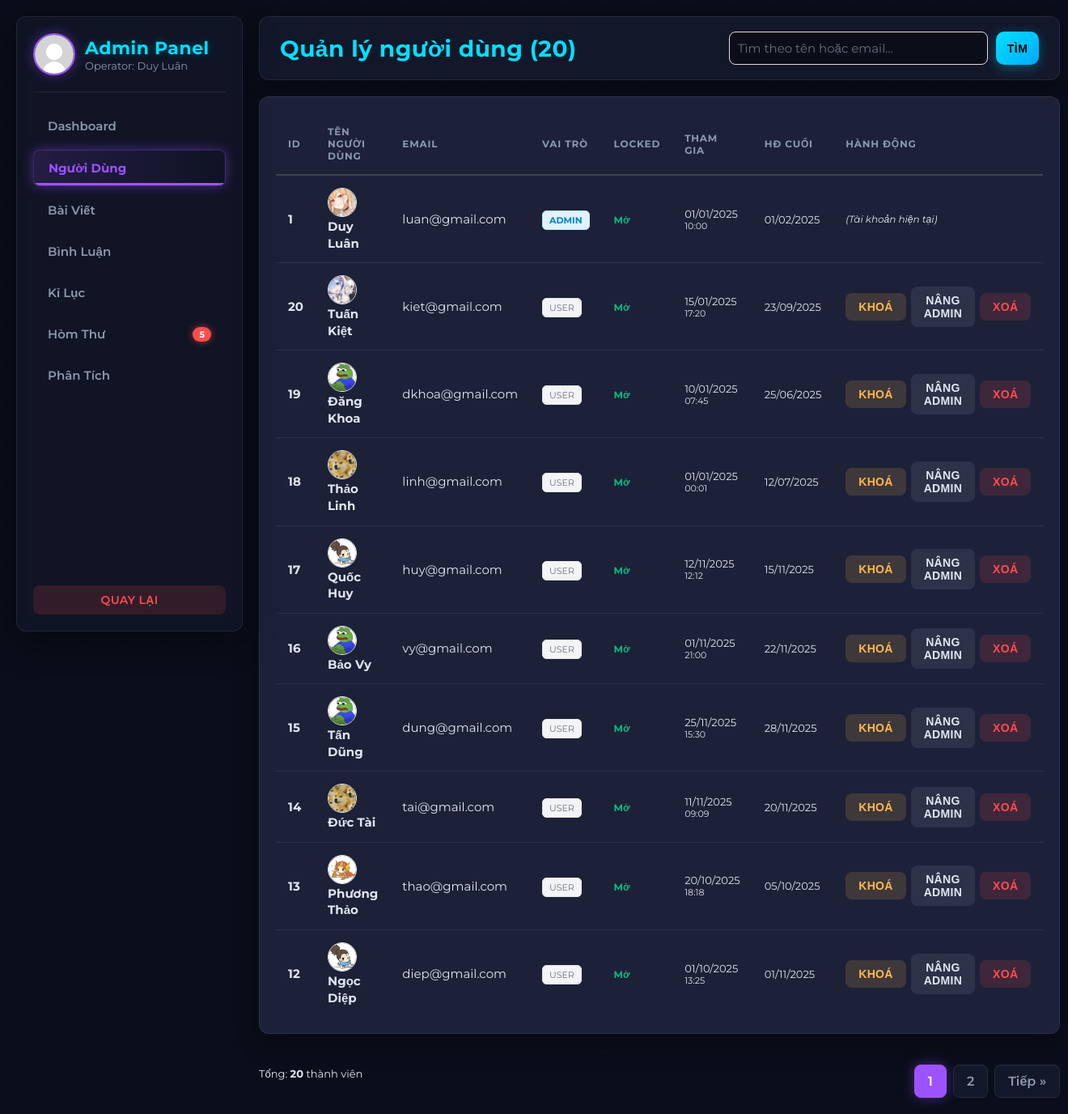
Screenshot of /admin/admin_users.php (signed in) with the database file from the repository.
### tables this page shows
CREATE TABLE IF NOT EXISTS users (
  id INT AUTO_INCREMENT PRIMARY KEY,
  name VARCHAR(100),
  email VARCHAR(100) UNIQUE,
  password VARCHAR(255),
  avatar VARCHAR(255) DEFAULT 'uploads/avatar/default.png',
  secret_code VARCHAR(255) NOT NULL,
  bio VARCHAR(255) NULL DEFAULT NULL,
  created_at DATETIME DEFAULT CURRENT_TIMESTAMP,
  last_activity DATETIME NULL,
  role VARCHAR(20) NOT NULL DEFAULT 'user',
  last_login DATETIME NULL,
  is_locked TINYINT(1) NOT NULL DEFAULT 0
);

### admin/admin_users.php (the view, shortened to what this page needs)
<?php
$CURRENT_PAGE = 'users';
require_once __DIR__ . '/admin_header.php';
$search = trim($_GET['q'] ?? '');
$page = max(1, intval($_GET['p'] ?? 1));
$limit = 10;
$offset = ($page - 1) * $limit;
$params = [];
$sql_where = "";
$count_sql = "SELECT COUNT(*) FROM users " . ($sql_where ? $sql_where : "");
$count_stmt = $conn->prepare($count_sql);
$count_stmt->execute();
$count_stmt->bind_result($total_users);
$total_pages = max(1, ceil($total_users / $limit));
$select_sql = "
  SELECT id, name, email, role, is_locked, created_at,
         COALESCE(last_login, last_activity) AS last_active_time,
         avatar
  FROM users
  " . ($sql_where ? $sql_where : "") . "
  ORDER BY role ASC, id DESC
  LIMIT ? OFFSET ?
";
$select_stmt = $conn->prepare($select_sql);
if ($sql_where) {
    $types = str_repeat('s', count($params)) . "ii";
    $bind_values = array_merge($params, [$limit, $offset]);
    $select_stmt->bind_param($types, ...$bind_values);
} else {
    $select_stmt->bind_param("ii", $limit, $offset);
}
$select_stmt->execute();
$result = $select_stmt->get_result();
?>
<div class="header">
  <h1 style="margin:0">Quản lý người dùng (<?= $total_users ?>)</h1>
  <div style="display:flex; gap:8px; align-items:center;">
    <form class="searchbar" method="get" action="admin_users.php" style="margin:0;">
        <input type="search" name="q" value="<?=htmlspecialchars($search)?>"
        style="width: 320px; padding: 10px; border-radius: 8px; border: 1px solid #ddd;"
        placeholder="Tìm theo tên hoặc email...">
        <button type="submit" class="btn-neutral" style="border-radius:10px; padding: 10px 14px; border:0; cursor:pointer;">Tìm</button>
    </form>
  </div>
</div>
<section class="table-wrap">
    <table class="table" role="table" aria-label="Danh sách người dùng">
      <thead>
        <tr>
          <th width="50">ID</th>
          <th>Tên người dùng</th>
          <th>Email</th>
          <th width="80">Vai trò</th>
          <th width="60">Locked</th>
          <th>Tham gia</th>
          <th>HĐ Cuối</th>
          <th style="width:250px">Hành động</th>
        </tr>
      </thead>
      <tbody>
      <?php while ($r = $result->fetch_assoc()): ?>
        <tr>
          <td><strong><?=htmlspecialchars($r['id'])?></strong></td>
          <td>
            <?php
                $avatarPath = (!empty($r['avatar']) && file_exists("../" . $r['avatar']))
                    ? "../" . $r['avatar']
                    : "../uploads/avatar/default.png";
            ?>
            <img style="width:36px; height:36px; border-radius:50%; object-fit:cover; margin-right:8px; vertical-align:middle; border:1px solid #eee;"
                 src="<?= htmlspecialchars($avatarPath) ?>" alt="avt">
            <strong style="vertical-align:middle;"><?=htmlspecialchars($r['name'])?></strong>
          </td>
          <td><div style="max-width:200px; overflow:hidden; text-overflow:ellipsis;"><?=htmlspecialchars($r['email'])?></div></td>
          <td>
            <?php if ($r['role'] === 'admin'): ?>
              <span style="background:#e0f2fe; color:#0284c7; padding: 4px 8px; border-radius: 6px; font-weight: 700; font-size: 11px; text-transform:uppercase; border:1px solid #bae6fd;">ADMIN</span>
            <?php else: ?>
              <span style="background:#f3f4f6; color:#6b7280; padding: 4px 8px; border-radius: 6px; font-size: 11px; text-transform:uppercase; border:1px solid #e5e7eb;">User</span>
            <?php endif; ?>
          </td>
          <td>
            <?= $r['is_locked']
                ? '<span style="color:#dc2626;font-weight:700;font-size:12px">Khoá</span>'
                : '<span style="color:#10b981;font-weight:700;font-size:12px">Mở</span>' ?>
          </td>
          <td style="font-size: 13px; color:var(--text-main);">
            <?= date('d/m/Y', strtotime($r['created_at'])) ?>
            <div style="font-size:11px; color:var(--muted);"><?= date('H:i', strtotime($r['created_at'])) ?></div>
          </td>
          <td style="font-size: 13px; color:var(--muted);">
             <?php
                if ($r['last_active_time']) {
                    $diff = time() - strtotime($r['last_active_time']);
                    if ($diff < 60) echo 'Vừa xong';
                    elseif ($diff < 3600) echo floor($diff/60) . ' phút trước';
                    elseif ($diff < 86400) echo floor($diff/3600) . ' giờ trước';
                    else echo date('d/m/Y', strtotime($r['last_active_time']));
                } else {
                    echo 'Chưa rõ';
                }
             ?>
          </td>
          <td>
            <form method="post" class="form-inline" style="display:flex; gap:6px; align-items:center;">
              <?php if ($r['id'] != $_SESSION['user']['id']): ?>
                <?php if (!$r['is_locked']): ?>
                  <button class="btn-warning" name="action" value="lock" onclick="return confirm('Khoá tài khoản này?')">Khoá</button>
                <?php else: ?>
                  <button class="btn-neutral" name="action" value="unlock">Mở</button>
                <?php endif; ?>
                <?php if ($r['role'] !== 'admin'): ?>
                  <button class="btn-neutral" name="action" value="make_admin" title="Nâng quyền Admin">Nâng Admin</button>
                <?php else: ?>
                  <button class="btn-neutral" name="action" value="revoke_admin" title="Hạ quyền xuống User">Hạ Admin</button>
                <?php endif; ?>
                <button class="btn-danger" name="action" value="delete" onclick="return confirm('CẢNH BÁO: Hành động này không thể hoàn tác!\nXác nhận XOÁ VĨNH VIỄN user này?')">Xoá</button>
              <?php else: ?>
                <span style="color:var(--muted); font-size: 12px; font-style:italic;">(Tài khoản hiện tại)</span>
              <?php endif; ?>
            </form>
          </td>
        </tr>
      <?php endwhile; ?>
      </tbody>
    </table>
</section>
<div style="display:flex; justify-content:space-between; align-items:center; margin-top:18px;">
  <div style="color:var(--muted); font-size:13px;">Tổng: <strong><?=htmlspecialchars($total_users)?></strong> thành viên</div>
  <div class="pagination" role="navigation" aria-label="Pagination">
      <?php
      $q = $search ? '&q='.urlencode($search) : '';
      $start = max(1, $page - 2);
      $end = min($total_pages, $page + 2);
      for ($i = $start; $i <= $end; $i++){
          if ($i === $page) {
              echo '<span class="current">'.$i.'</span>';
          } else {
              echo '<a href="admin_users.php?p='.$i.$q.'">'.$i.'</a>';
          }
      }
      if ($page < $total_pages){
          $next = $page + 1;
          echo '<a href="admin_users.php?p='.$next.$q.'">Tiếp »</a>';
      }
      ?>
  </div>
</div>
<?php
require_once __DIR__ . '/admin_footer.php';
?>

### admin/admin_header.php (shortened to what this page needs)
<?php
require_once __DIR__ . '/../db/connect.php';
$stmtUnread = $conn->prepare("SELECT COUNT(*) FROM contacts WHERE is_read = 0");
$stmtUnread->execute();
$stmtUnread->bind_result($unreadCount);
?>
<!doctype html>
<html lang="vi">
<head>
</head>
<body>
<div class="app">
  <aside class="sidebar" role="navigation">
    <div> <div class="brand">
        <?php
        $avatarPath = $_SESSION['user']['avatar'] ?? 'uploads/avatar/default.png';
        if (strpos($avatarPath, 'uploads/') === 0) {
            $avatarPath = '../' . $avatarPath;
        }
        ?>
        <img src="<?= htmlspecialchars($avatarPath) ?>"
         alt="avatar"
         style="width:52px; height:52px; border-radius:50%; object-fit:cover;">
          <div>
            <h2>Admin Panel</h2>
            <div>Operator: <?=htmlspecialchars($_SESSION['user']['name'] ?? 'Admin')?></div>
          </div>
        </div>
        <nav class="nav" aria-label="Admin menu">
          <a class="<?= ($CURRENT_PAGE == 'dashboard') ? 'active' : '' ?>" href="admin_panel.php">Dashboard</a>
          <a class="<?= ($CURRENT_PAGE == 'users') ? 'active' : '' ?>" href="admin_users.php">Người Dùng</a>
          <a class="<?= ($CURRENT_PAGE == 'posts') ? 'active' : '' ?>" href="admin_posts.php">Bài Viết</a>
          <a class="<?= ($CURRENT_PAGE == 'comments') ? 'active' : '' ?>" href="admin_comments.php">Bình Luận</a>
          <a class="<?= ($CURRENT_PAGE == 'scores') ? 'active' : '' ?>" href="admin_scores.php">Kỉ Lục</a>
          <a class="<?= ($CURRENT_PAGE == 'contacts') ? 'active' : '' ?>" href="admin_contacts.php">
              <span>Hòm Thư</span>
              <?php if (isset($unreadCount) && $unreadCount > 0): ?>
                  <span class="badge-count"><?= $unreadCount ?></span>
              <?php endif; ?>
          </a>
          <a class="<?= ($CURRENT_PAGE == 'stats') ? 'active' : '' ?>" href="admin_stats.php">Phân Tích</a>
        </nav>
    </div>
    <a href="../index.php" class="btn-danger" style="text-align:center; display:block; margin-top: auto; ">
        Quay Lại
    </a>
  </aside>
  <main class="content">

### admin/admin_footer.php
</main> </div> </body>
</html>

### rows the page displays
users: id "1", avatar (picture), name "Duy Luân", email "luan@gmail.com", role "ADMIN", is_locked "Mở", created_at "01/01/2025", created_at "10:00", last_active_time "01/02/2025", shows "(Tài khoản hiện tại)"
users: id "20", avatar (picture), name "Tuấn Kiệt", email "kiet@gmail.com", role "USER", is_locked "Mở", created_at "15/01/2025", created_at "17:20", last_active_time "23/09/2025", shows "XOÁ"
users: id "19", avatar (picture), name "Đăng Khoa", email "dkhoa@gmail.com", role "USER", is_locked "Mở", created_at "10/01/2025", created_at "07:45", last_active_time "25/06/2025", shows "XOÁ"
users: id "18", avatar (picture), name "Thảo Linh", email "linh@gmail.com", role "USER", is_locked "Mở", created_at "01/01/2025", created_at "00:01", last_active_time "12/07/2025", shows "XOÁ"
users: id "17", avatar (picture), name "Quốc Huy", email "huy@gmail.com", role "USER", is_locked "Mở", created_at "12/11/2025", created_at "12:12", last_active_time "15/11/2025", shows "XOÁ"
users: id "16", avatar (picture), name "Bảo Vy", email "vy@gmail.com", role "USER", is_locked "Mở", created_at "01/11/2025", created_at "21:00", last_active_time "22/11/2025", shows "XOÁ"
users: id "15", avatar (picture), name "Tấn Dũng", email "dung@gmail.com", role "USER", is_locked "Mở", created_at "25/11/2025", created_at "15:30", last_active_time "28/11/2025", shows "XOÁ"
users: id "14", avatar (picture), name "Đức Tài", email "tai@gmail.com", role "USER", is_locked "Mở", created_at "11/11/2025", created_at "09:09", last_active_time "20/11/2025", shows "XOÁ"
users: id "13", avatar (picture), name "Phương Thảo", email "thao@gmail.com", role "USER", is_locked "Mở", created_at "20/10/2025", created_at "18:18", last_active_time "05/10/2025", shows "XOÁ"
users: id "12", avatar (picture), name "Ngọc Diệp", email "diep@gmail.com", role "USER", is_locked "Mở", created_at "01/10/2025", created_at "13:25", last_active_time "01/11/2025", shows "XOÁ"

### other values shown
$_SESSION['user']['name'] "Duy Luân"
$unreadCount "5"
$total_users "20"
